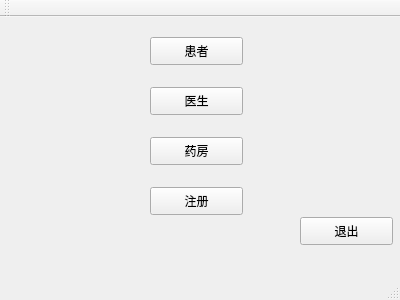
<?xml version="1.0" encoding="UTF-8"?>
<ui version="4.0">
 <class>MainWindow</class>
 <widget class="QMainWindow" name="MainWindow">
  <property name="geometry">
   <rect>
    <x>0</x>
    <y>0</y>
    <width>400</width>
    <height>300</height>
   </rect>
  </property>
  <property name="windowTitle">
   <string>MainWindow</string>
  </property>
  <widget class="QWidget" name="centralWidget">
   <widget class="QPushButton" name="pushButton_pat">
    <property name="geometry">
     <rect>
      <x>150</x>
      <y>20</y>
      <width>93</width>
      <height>28</height>
     </rect>
    </property>
    <property name="text">
     <string>患者</string>
    </property>
   </widget>
   <widget class="QPushButton" name="pushButton_doc">
    <property name="geometry">
     <rect>
      <x>150</x>
      <y>70</y>
      <width>93</width>
      <height>28</height>
     </rect>
    </property>
    <property name="text">
     <string>医生</string>
    </property>
   </widget>
   <widget class="QPushButton" name="pushButton_med">
    <property name="geometry">
     <rect>
      <x>150</x>
      <y>120</y>
      <width>93</width>
      <height>28</height>
     </rect>
    </property>
    <property name="text">
     <string>药房</string>
    </property>
   </widget>
   <widget class="QPushButton" name="pushButton_reg">
    <property name="geometry">
     <rect>
      <x>150</x>
      <y>170</y>
      <width>93</width>
      <height>28</height>
     </rect>
    </property>
    <property name="text">
     <string>注册</string>
    </property>
   </widget>
   <widget class="QPushButton" name="pushButton_exit">
    <property name="geometry">
     <rect>
      <x>300</x>
      <y>200</y>
      <width>93</width>
      <height>28</height>
     </rect>
    </property>
    <property name="text">
     <string>退出</string>
    </property>
   </widget>
  </widget>
  <widget class="QMenuBar" name="menuBar">
   <property name="geometry">
    <rect>
     <x>0</x>
     <y>0</y>
     <width>400</width>
     <height>26</height>
    </rect>
   </property>
  </widget>
  <widget class="QToolBar" name="mainToolBar">
   <attribute name="toolBarArea">
    <enum>TopToolBarArea</enum>
   </attribute>
   <attribute name="toolBarBreak">
    <bool>false</bool>
   </attribute>
  </widget>
  <widget class="QStatusBar" name="statusBar"/>
 </widget>
 <layoutdefault spacing="6" margin="11"/>
 <resources/>
 <connections>
  <connection>
   <sender>pushButton_exit</sender>
   <signal>clicked()</signal>
   <receiver>MainWindow</receiver>
   <slot>close()</slot>
   <hints>
    <hint type="sourcelabel">
     <x>346</x>
     <y>249</y>
    </hint>
    <hint type="destinationlabel">
     <x>213</x>
     <y>264</y>
    </hint>
   </hints>
  </connection>
 </connections>
</ui>
